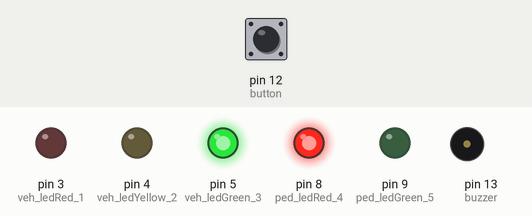
This sketch was run on a simulated Arduino Uno, built with avr-gcc and run on an emulated ATmega328P. Parts: output pins drawn as LEDs (lit = HIGH), buzzer (waves = sounding, pin HIGH). The inputs (shaded band) are chosen by the test bench; at power-on: pin 12 (button) HIGH.

Above: at 0.2 s.
At 4.2 s:
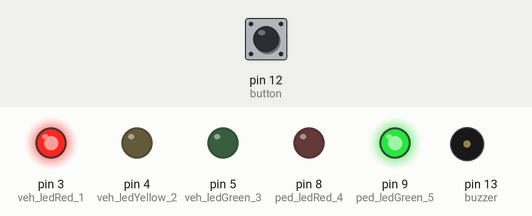
At 7.7 s:
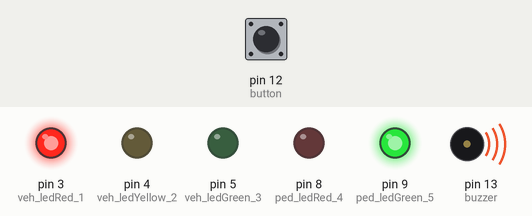
At 15.0 s:
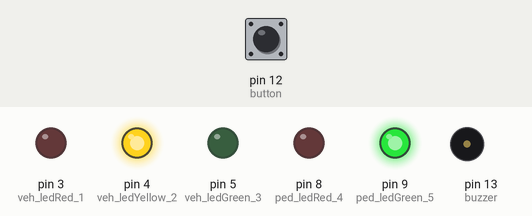
At 28.5 s:
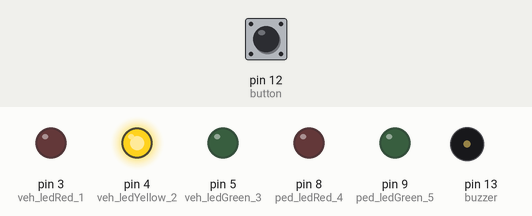
Timing chart, 0 to 34.5 s (numbered marks = the images above):
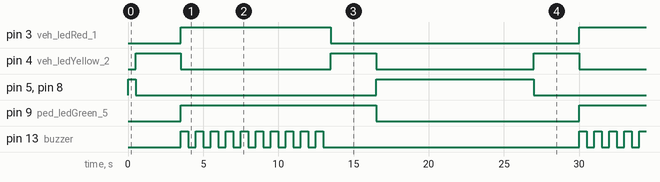

Measured:
- by itself, pin 3 (veh_ledRed_1): alternates HIGH for 10.0 s and LOW for 16.5 s
- by itself, pin 4 (veh_ledYellow_2): alternates HIGH for 3.0 s and LOW for 10.0 s
- by itself, pin 5 (veh_ledGreen_3), pin 8 (ped_ledRed_4): alternates HIGH for 10.5 s and LOW for 16.0 s
- by itself, pin 9 (ped_ledGreen_5): alternates HIGH for 13.0 s and LOW for 13.5 s
- by itself, pin 13 (buzzer): repeats every 26.5 s: 9 × (LOW 0.50 s, HIGH 0.50 s), LOW 17.0 s, HIGH 0.50 s

The sketch:

classproject-pedestrian.ino
```cpp
#define veh_ledRed_1 3
#define veh_ledYellow_2 4
#define veh_ledGreen_3 5
#define ped_ledRed_4 8
#define ped_ledGreen_5 9
#define button 12
#define buzzer 13
void setup() {
  pinMode(veh_ledRed_1, OUTPUT);
  pinMode(veh_ledYellow_2, OUTPUT);
  pinMode(veh_ledGreen_3, OUTPUT);
  pinMode(ped_ledRed_4, OUTPUT);
  pinMode(ped_ledGreen_5, OUTPUT);
  pinMode(button, INPUT_PULLUP);
  pinMode(buzzer, OUTPUT);

  digitalWrite(veh_ledGreen_3, HIGH);
  digitalWrite(ped_ledRed_4, HIGH);
}
void loop() {

  // Check if the pedestrian wants to cross
  if (digitalRead(button) == HIGH) {
delay(500);
    digitalWrite(veh_ledYellow_2, HIGH);
    digitalWrite(veh_ledGreen_3, LOW);
    digitalWrite(ped_ledRed_4, LOW);
    delay(3000);

    // Change pedestrian traffic lights to green
    // Change Vehicle traffic lights to red
    digitalWrite(veh_ledYellow_2, LOW);
    digitalWrite(veh_ledRed_1, HIGH);
    digitalWrite(ped_ledGreen_5, HIGH);

    for (int x = 0; x < 10; x++) {
      digitalWrite(buzzer, HIGH);
      delay(500);
      digitalWrite(buzzer, LOW);
      delay(500);
    }


    // Change vehicle traffic lights to yellow after a safe interval warining the vehicle to get ready to start moving
     digitalWrite(veh_ledRed_1, LOW);
    digitalWrite(veh_ledYellow_2, HIGH);
    delay(3000);
    digitalWrite(veh_ledYellow_2, LOW);

    //set traffic lights to red for pedestrians and green for vehicles

    digitalWrite(veh_ledGreen_3, HIGH);
    digitalWrite(ped_ledRed_4, HIGH);
    digitalWrite(veh_ledRed_1, LOW);
    digitalWrite(ped_ledGreen_5, LOW);
    delay(10000);
  }
}
```
